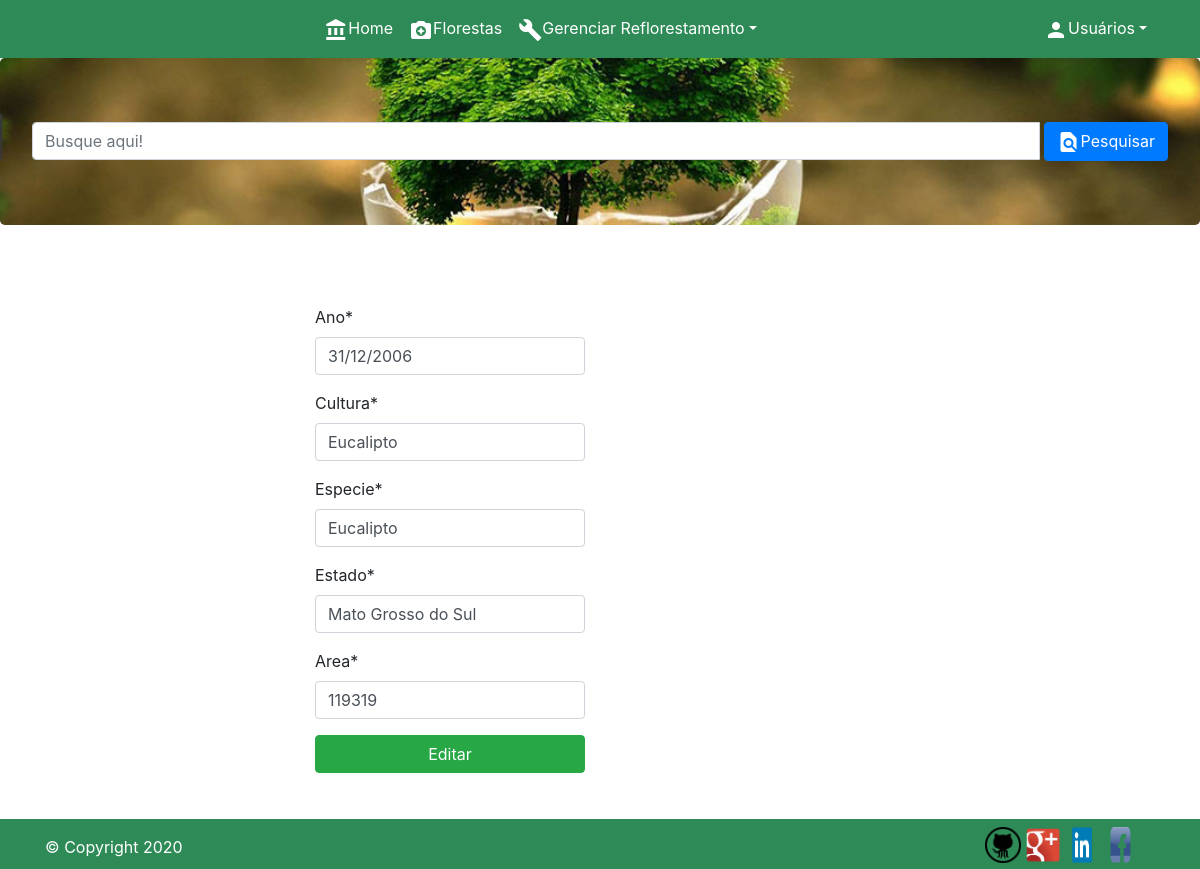
The app's page /editar/3 (signed in) with its own data.
### hospitalapp/models.py (models this page shows, shortened)
class Floresta(models.Model):
    ano = models.CharField(max_length=100)
    cultura = models.CharField(max_length=100)
    especie = models.CharField(max_length=100)
    estado = models.CharField(max_length=100)
    area = models.IntegerField()

### hospitalapp/views.py (the view)
# urls.py: path('editar/<int:id>', editar, name='editar'),
def editar(request, id):
    hosp = get_object_or_404(Floresta, pk=id)
    form = Florestaform(instance=hosp)
    if(request.method == "POST"):
        form=Florestaform(request.POST, request.FILES, instance=hosp)
        if form.is_valid():
            form.save()
            return redirect('florestas')
        else:
            return render(request, "hospital/editar_floresta.html",{'form':form, 'hosp':hosp})
    else:
        return render(request, "hospital/editar_floresta.html",{'form':form, 'hosp':hosp})

### hospitalapp/forms.py
class Florestaform(forms.ModelForm):
    class Meta:
        model = Floresta
        fields = '__all__'

### templates/hospital/editar_floresta.html (shortened to what this page needs)
{% extends "hospital/base.html"%}
{% load crispy_forms_tags %}
{% block content %}
{% if user.is_authenticated %}
<div class="container col-lg-6">
    <div class="row d-flex">
        <div class="col-lg-6 mt-5 mb-5">
            <form action="." method="POST" enctype="multipart/form-data">
            {{ form | crispy }}
            <input type="submit" value='Editar' class="input-group btn-success btn mb-5">
            </form>
        </div>
    </div>
</div>
{% endif %}
{% endblock content %}

### records on screen
Floresta: ano "31/12/2006", cultura "Eucalipto", especie "Eucalipto", estado "Mato Grosso do Sul", area "119319"
